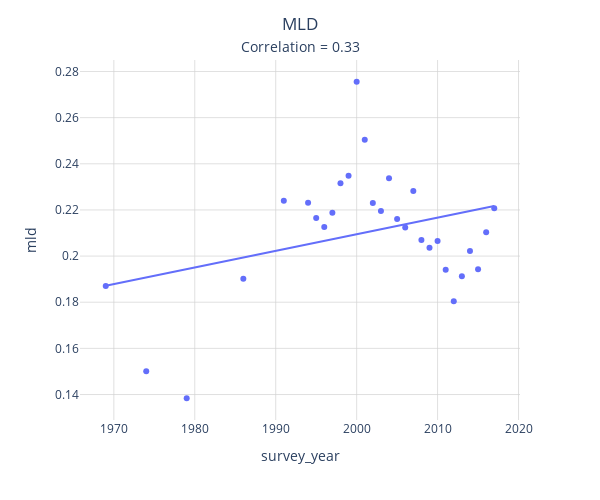

The notebook cell this image was saved under:
### Code cell
# Mld
fig = px.scatter(
    df_uk, 
    x="survey_year", 
    y="mld", 
    trendline="ols", 
    width=600, 
    height=500,
    hover_data=["survey_year"]
)

fig.update_layout(
    title=dict(
        text="MLD<br><span style='font-size:14px;'>Correlation = 0.33</span>",
        x=0.5,
        xanchor='center'
    ),
    # White background
    plot_bgcolor="white",
    paper_bgcolor="white",
    # Grid styling
    xaxis=dict(
        showgrid=True,
        gridcolor="lightgray",
        gridwidth=0.7
    ),
    yaxis=dict(
        showgrid=True,
        gridcolor="lightgray",
        gridwidth=0.7
    )
)

fig.show()

### Figure 1 — Plotly figure (JSON) as saved in the notebook; plotly's stock layout.template omitted (floating-point values rounded to 4 significant figures)
{"data": [{"hovertemplate": "survey_year=%{x}<br>mld=%{y}<extra></extra>", "legendgroup": "", "marker": {"color": "#636efa", "symbol": "circle"}, "mode": "markers", "name": "", "orientation": "v", "showlegend": false, "type": "scatter", "x": [1969, 1974, 1979, 1986, 1991, 1994, 1995, 1996, 1997, 1998, 1999, 2000, 2001, 2002, 2003, 2004, 2005, 2006, 2007, 2008, 2009, 2010, 2011, 2012, 2013, 2014, 2015, 2016, 2017], "xaxis": "x", "y": [0.187, 0.15, 0.1384, 0.1901, 0.2239, 0.2231, 0.2165, 0.2126, 0.2188, 0.2316, 0.2348, 0.2756, 0.2504, 0.223, 0.2196, 0.2337, 0.2161, 0.2124, 0.2282, 0.207, 0.2037, 0.2066, 0.1941, 0.1805, 0.1913, 0.2022, 0.1943, 0.2103, 0.2208], "yaxis": "y"}, {"hovertemplate": "<b>OLS trendline</b><br>mld = 0.000720323 * survey_year + -1.23119<br>R<sup>2</sup>=0.107265<br><br>survey_year=%{x}<br>mld=%{y} <b>(trend)</b><extra></extra>", "legendgroup": "", "marker": {"color": "#636efa", "symbol": "circle"}, "mode": "lines", "name": "", "showlegend": false, "type": "scatter", "x": [1969, 1974, 1979, 1986, 1991, 1994, 1995, 1996, 1997, 1998, 1999, 2000, 2001, 2002, 2003, 2004, 2005, 2006, 2007, 2008, 2009, 2010, 2011, 2012, 2013, 2014, 2015, 2016, 2017], "xaxis": "x", "y": [0.1871, 0.1907, 0.1943, 0.1994, 0.203, 0.2051, 0.2059, 0.2066, 0.2073, 0.208, 0.2087, 0.2095, 0.2102, 0.2109, 0.2116, 0.2123, 0.2131, 0.2138, 0.2145, 0.2152, 0.2159, 0.2167, 0.2174, 0.2181, 0.2188, 0.2195, 0.2203, 0.221, 0.2217], "yaxis": "y"}], "layout": {"height": 500, "legend": {"tracegroupgap": 0}, "margin": {"t": 60}, "paper_bgcolor": "white", "plot_bgcolor": "white", "title": {"text": "MLD<br><span style='font-size:14px;'>Correlation = 0.33</span>", "x": 0.5, "xanchor": "center"}, "width": 600, "xaxis": {"anchor": "y", "domain": [0, 1], "gridcolor": "lightgray", "gridwidth": 0.7, "showgrid": true, "title": {"text": "survey_year"}}, "yaxis": {"anchor": "x", "domain": [0, 1], "gridcolor": "lightgray", "gridwidth": 0.7, "showgrid": true, "title": {"text": "mld"}}}}
